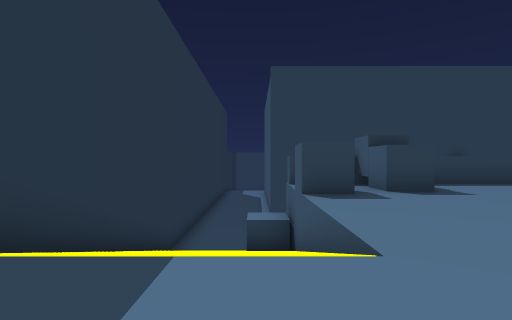
view 1 (above)

17 first-person views from a walk through a scene from a Unity 3-D project. The camera is 1.3 m above the floor, looks level and sees 80° across. The floor is counted in squares, 2 m on a side. Each view is taken from the middle of a square. On the plan, view 1 faces up. The plan holds only what a view shows up to about 10 squares ahead; the rest is blank. The place goes on beyond the plan. The player is left out.

view 2
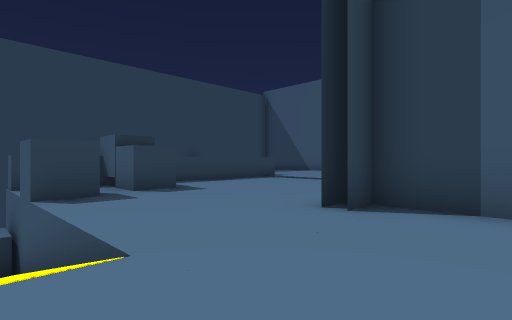

view 3
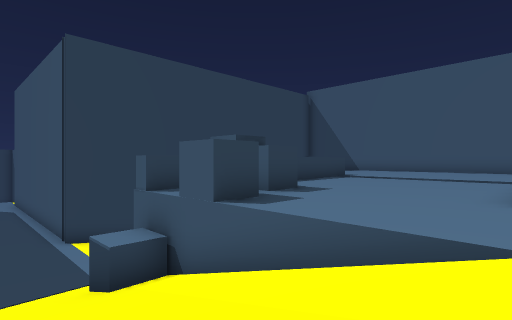

view 4
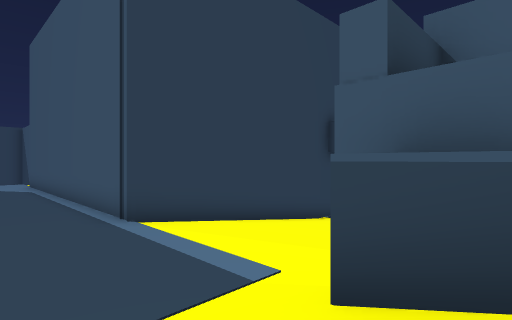

view 5
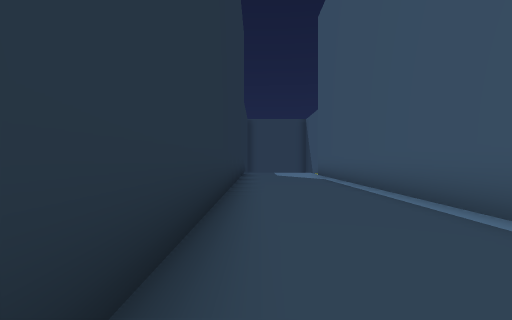

view 6
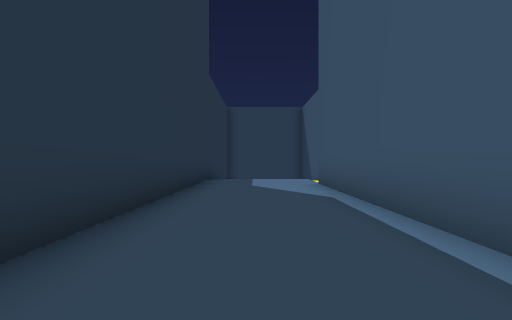

view 7
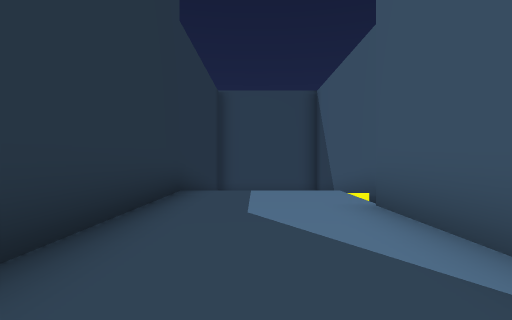

view 8
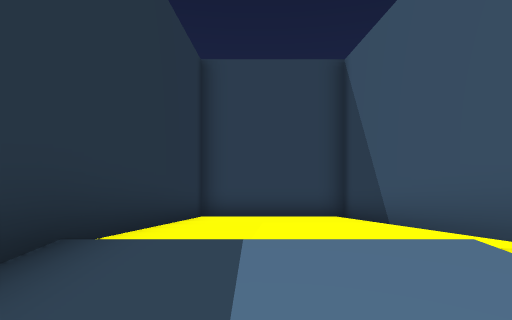

view 9
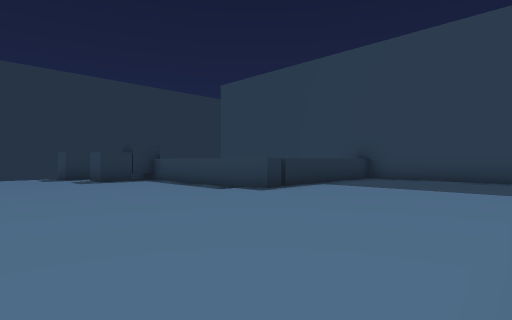

view 10
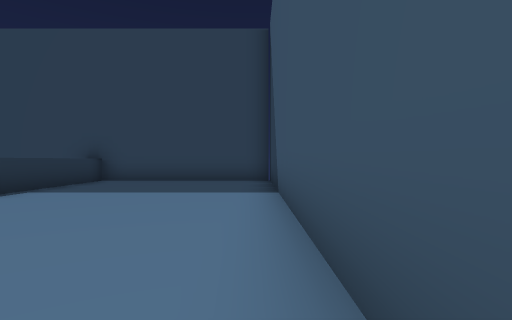

view 11
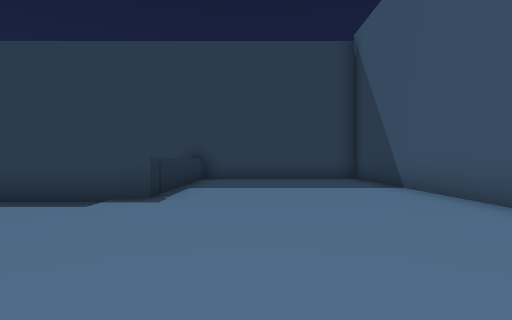

view 12
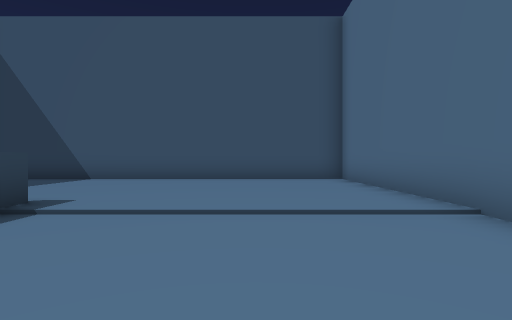

view 13
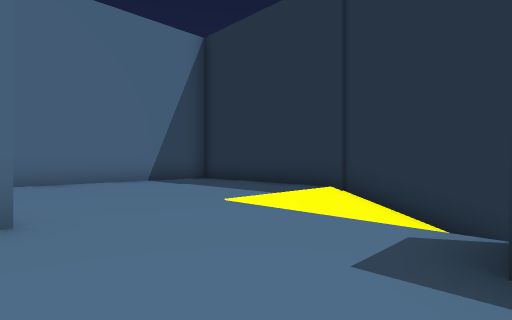

view 14
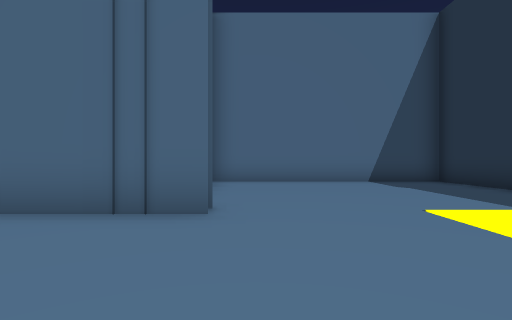

view 15
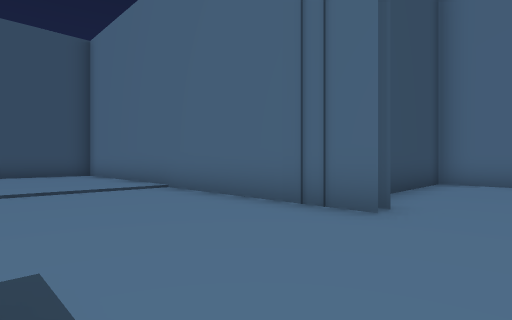

view 16
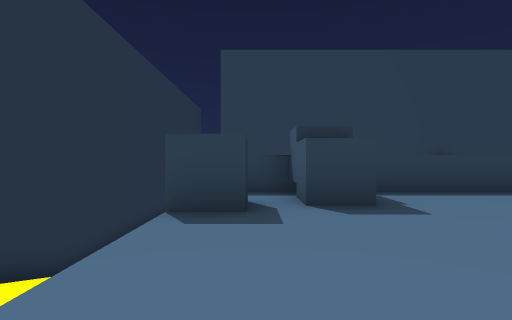

view 17
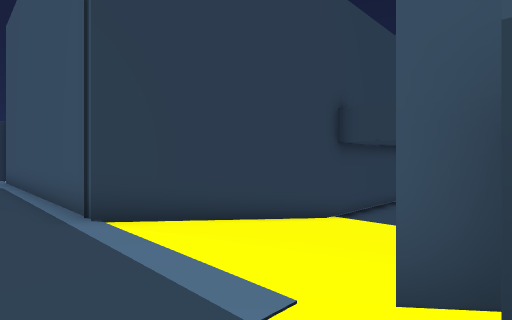

### Floor plan
Key: @ floor where view 1 was taken; # wall or solid block; . main floor; - floor 4.25 m lower than the main floor; _ floor 6 m lower than the main floor; < floor 6.25 m lower than the main floor; / step, stairs or slope; ^ raised ledge; v drop or lower ground; O other object.
Columns run from 3 left of view 1 to 15 right of it. Each row starts with its distance up from view 1.
 34 ######
 33 #////#
 32 #////#
 31 #////#
 30 #////#
 29 #////#
 28 #////#
 27 #---v
 26 #---v
 25 #---#
 24 #---#
 23 #---#
 22 #---#
 21 #---#
 20 #---#
 19 #---#
 18 #---#
 17 #---#
 16 #---#
 15 #---#
 14 #---##############
 13 #---///////_<.....#
 12 #---///////_<.....#
 11 #---///////_<.....#
 10 #---/////   <.....#
  9 #//////     #.....#
  8 #//O#^OO^^^^#.....#
  7 #//OO.O...........#
  6 #///O.............#
  5 # ///.............#
  4 #////.............#
  3 #////.............#
  2 #.../..############
  1 #.......#
  0 #..@....#
 -1 #.......#
 -2 #.......#
 -3 #.......#
 -4 #########

Where each view was taken, in squares from view 1:
view 1: 0 up, 0 right, facing up
view 2: 0 up, 0 right, facing up-right
view 3: 2 up, 2 left, facing up-right
view 4: 7 up, 2 left, facing up-right
view 5: 12 up, 2 left, facing up
view 6: 17 up, 1 left, facing up
view 7: 21 up, 1 left, facing up
view 8: 25 up, 1 left, facing up
view 9: 3 up, 14 right, facing up-left
view 10: 4 up, 14 right, facing up
view 11: 3 up, 11 right, facing up
view 12: 5 up, 5 right, facing right
view 13: 6 up, 4 right, facing down-left
view 14: 6 up, 3 right, facing down
view 15: 6 up, 2 right, facing down-right
view 16: 2 up, 2 right, facing up
view 17: 8 up, 1 left, facing up-right
